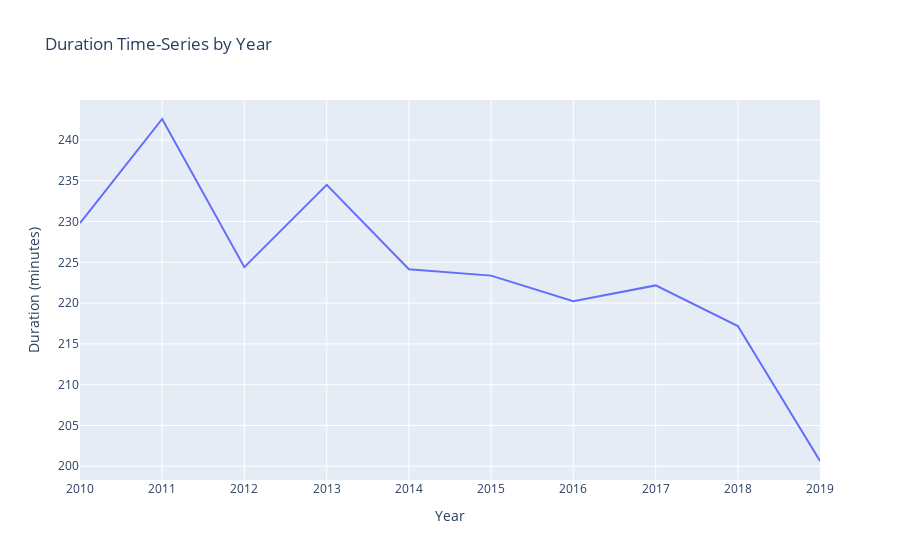

Notebook code for this chart:
### Markdown cell above
Let's analyse the data in another way (data variation over the years):

### Code cell
# Load the data
df = pd.read_csv("spotify_top_music.csv")

# Convert year column to datetime format
df['year'] = pd.to_datetime(df['year'], format='%Y')

# Group by year and calculate mean of numeric columns
yearly_data = df.groupby('year').mean(numeric_only=True)

yearly_data['dur'] = yearly_data['dur']

# Reset index so that year is a column (needed for Plotly)
yearly_data.reset_index(inplace=True)

# Create a line plot
fig = px.line(yearly_data, x='year', y='dur', title='Duration Time-Series by Year')
fig.update_layout(xaxis_title="Year", yaxis_title="Duration (minutes)")

# Show the plot
fig.show()

### Figure 1 — Plotly figure (JSON) as saved in the notebook; plotly's stock layout.template omitted (floating-point values rounded to 4 significant figures)
{"data": [{"hovertemplate": "year=%{x}<br>dur=%{y}<extra></extra>", "legendgroup": "", "line": {"color": "#636efa", "dash": "solid"}, "marker": {"symbol": "circle"}, "mode": "lines", "name": "", "orientation": "v", "showlegend": false, "type": "scatter", "x": ["2010-01-01T00:00:00", "2011-01-01T00:00:00", "2012-01-01T00:00:00", "2013-01-01T00:00:00", "2014-01-01T00:00:00", "2015-01-01T00:00:00", "2016-01-01T00:00:00", "2017-01-01T00:00:00", "2018-01-01T00:00:00", "2019-01-01T00:00:00"], "xaxis": "x", "y": [229.8, 242.6, 224.4, 234.5, 224.2, 223.4, 220.2, 222.2, 217.2, 200.6], "yaxis": "y"}], "layout": {"legend": {"tracegroupgap": 0}, "title": {"text": "Duration Time-Series by Year"}, "xaxis": {"anchor": "y", "domain": [0, 1], "title": {"text": "Year"}}, "yaxis": {"anchor": "x", "domain": [0, 1], "title": {"text": "Duration (minutes)"}}}}
